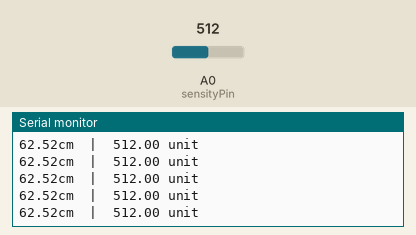
Simulated run of this sketch. Board: Arduino Uno, built with avr-gcc and run on an emulated ATmega328P. On the bench: the last lines printed to the serial monitor. Inputs (shaded band) come from the test bench; at power-on: A0 (sensityPin) = 512.

Above: at 1.2 s.
1.3 s: A0 (sensityPin) set to 812
At 1.34 s:
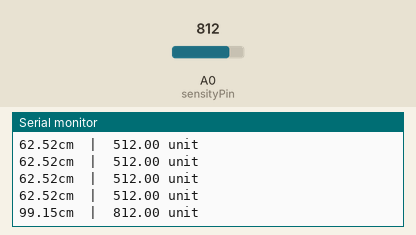
4.3 s: A0 (sensityPin) set to 837
At 4.31 s:
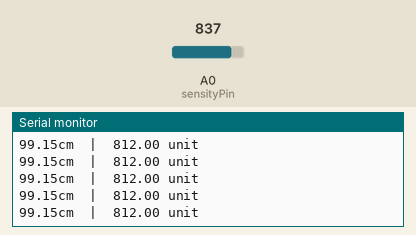
8.8 s: A0 (sensityPin) set to 88
At 8.81 s:
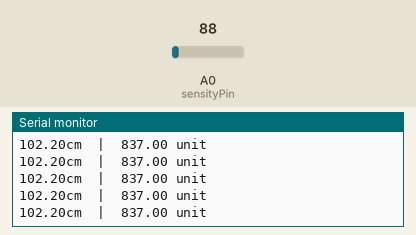
10.3 s: A0 (sensityPin) set to 77
At 10.34 s:
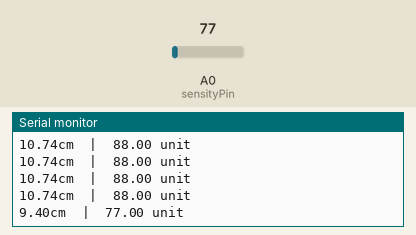
Timing chart, 0 to 12.8 s (numbered marks = the images above; inputs shaded):
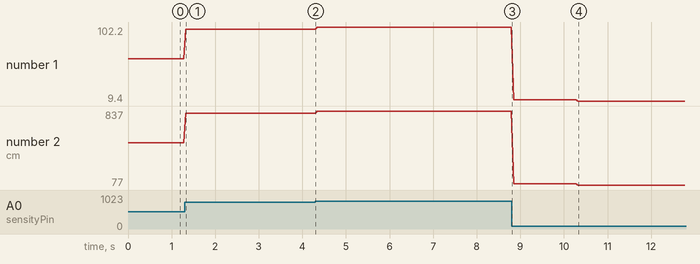

The sketch:

URM09_ultra_sens_v1.ino
```cpp
// # Editor     : roker
// # Date       : 18.02.2019

// # Product name: URM09 Ultrasonic Sensor(Gravity Analog)(V1.0)
// # Product SKU : SEN0307
// # Version     : 1.0


#define  MAX_RANG      (500)//the max measurement vaule of the module is 520cm(a little bit longer than  effective max range)
#define  ADC_SOLUTION      (4095.0)//ADC accuracy of Arduino UNO is 10bit

int sensityPin = A0;    // select the input pin
void setup() {
  // Serial init
  Serial.begin(9600);
}
float dist_t, sensity_t;
void loop() {
  // read the value from the sensor:
  sensity_t = analogRead(sensityPin);
  // turn the ledPin on

  dist_t = sensity_t*MAX_RANG / ADC_SOLUTION;//
  Serial.print(dist_t);Serial.print("cm  |  ");
  Serial.print(sensity_t);Serial.println(" unit");
  delay(50);

}
```

Measured:
- after the input at 1.3 s, the serial monitor: prints a new line at once (image 1)
- after the input at 10.3 s, the serial monitor: prints a new line at once (image 4)
- plotted number 1: 62.52 → 99.15 after the input at 1.3 s, 99.15 → 102.2 after the input at 4.3 s, 102.2 → 10.74 after the input at 8.8 s, 10.74 → 9.4 after the input at 10.3 s
- plotted number 2: 512 → 812 after the input at 1.3 s, 812 → 837 after the input at 4.3 s, 837 → 88 after the input at 8.8 s, 88 → 77 after the input at 10.3 s
